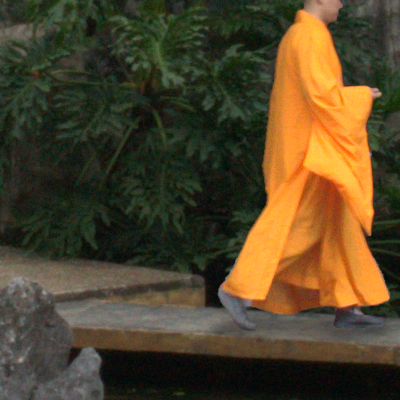
%> input picture features/saliency-map/fake00014.png, 400 x 400 px
$ octave fourier_transform.m   (GNU Octave 9; MATLAB toolbox functions it lacks are replaced by stand-ins)
%> lines starting %> are read from the running program, lines starting %| are printed output that depends on the picture
%% Object Fourier Transform

% clear all ; clc ; close all ;
% img1=imread('Object.tif');    %Read hologram image of Object
% img1=imread('person_fake.jpg');
img1=imread('fake00014.png');
%> img1 is the input picture: size 400x400x3 uint8; mean R, G, B 81.9, 68, 41.6
figure(1) ; imshow(img1) , title('Original Object hologram ')
img1=double(img1)/255;
%> img1: size 400x400x3 double
im2=fftshift(fft2(img1));              %Frequency spectrum of hologram
%im3=abs(im2);                         %Absolute of the FT
figure(2);imagesc(log(abs(im2)));
%> after `imagesc(log(abs(im2)))`:
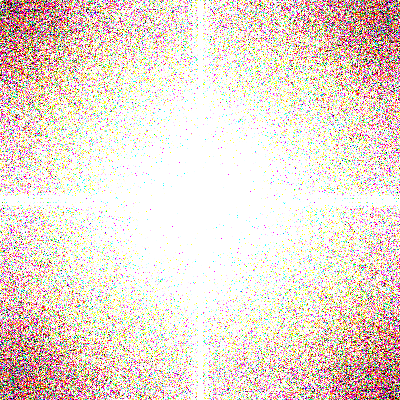
%> displayed picture: size 400x400x3, on the screen's scale of 0 to 255; mean R, G, B 234.4, 220.7, 210.9
[sy,sx]=size(im2);                   %Determining size of the array
%> sy = 400; sx = 1200
max_o=0;                              %Assuming maximum value of array as zero
for kk=1:sy                         %Scanning to find the position of maximum value of the array
    for mm=1:round(sx/2)-30         %Leave out the DC part
        vpix=im2(kk,mm);
        if vpix>max_o
            max_o=vpix;
            rw=kk;
            cl=mm;
        end;
    end;
end;
%> after the loop, cl = 201; max_o = 26074; rw = 201
wsize=50;                           %Size of the spectrum window
filt_spect_obj=im2(rw-wsize:rw+wsize,cl-wsize:cl+wsize);     %Filterd spetrcum containg the frequencies inside the window
shift_spect_obj=zeros(sy,sx);                               %Creating zero array having same size as hologram
shift_spect_obj(round(sy/2)-wsize:round(sy/2)+wsize,round(sx/2)-wsize:round(sx/2)+wsize)=filt_spect_obj;    %Placing the filtered wondow at teh center
figure(3);imagesc(log(abs(shift_spect_obj)));
%> after `imagesc(log(abs(shift_spect_obj)))`:
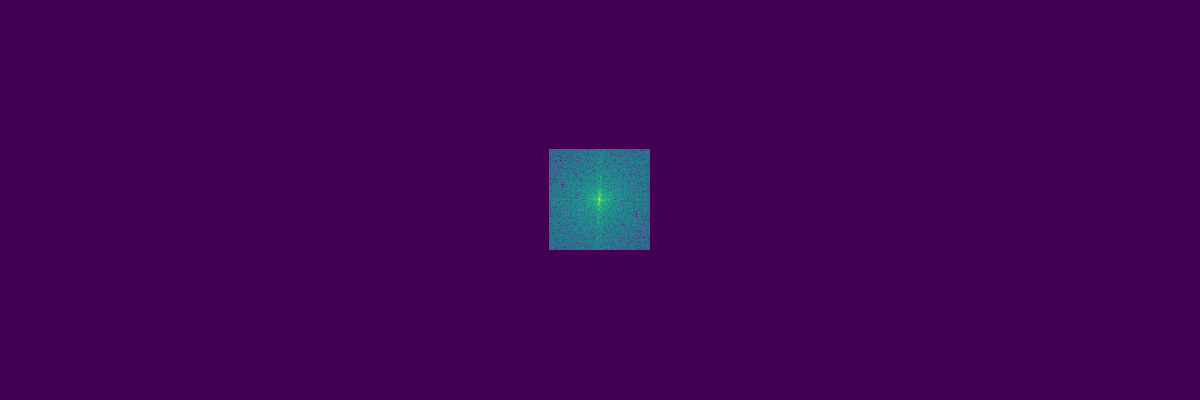
%> displayed picture: size 400x1200x3, on the screen's scale of 0 to 255; mean R, G, B 67.4, 3.6, 85.2
%% Inverse of Fourier Transform of Object
Inv_FF_obj = ifft2(shift_spect_obj);
figure(4);imagesc(log(abs(Inv_FF_obj)));
%> after `imagesc(log(abs(Inv_FF_obj)))`:
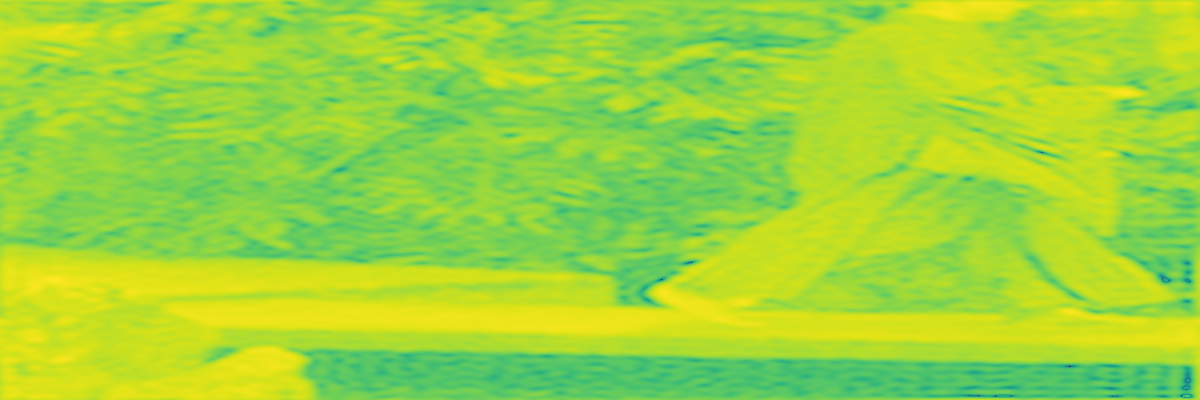
%> displayed picture: size 400x1200x3, on the screen's scale of 0 to 255; mean R, G, B 157.2, 215.8, 59.5
%% Reference Fourier Transform
%> (the run ends here)

$ run again, with features/saliency-map/1.png copied over features/saliency-map/fake00014.png
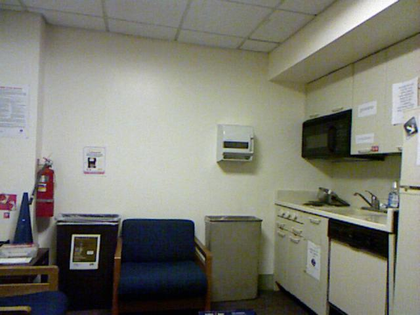
%> input picture features/saliency-map/1.png, 420 x 315 px, shrunk from 640 x 480 before the run
%> img1 is the input picture: size 315x420x3 uint8; mean R, G, B 125.1, 125.7, 115
%> img1: size 315x420x3 double
%> `imagesc(log(abs(im2)))`:
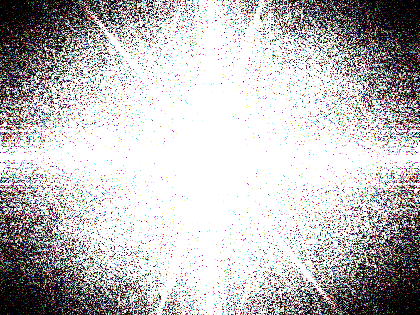
%> displayed picture: size 315x420x3, on the screen's scale of 0 to 255; mean R, G, B 190.9, 188.1, 189
%> after the loop `for kk=1:sy`: cl = 211; max_o = 59681; rw = 158
%> `imagesc(log(abs(Inv_FF_obj)))`:
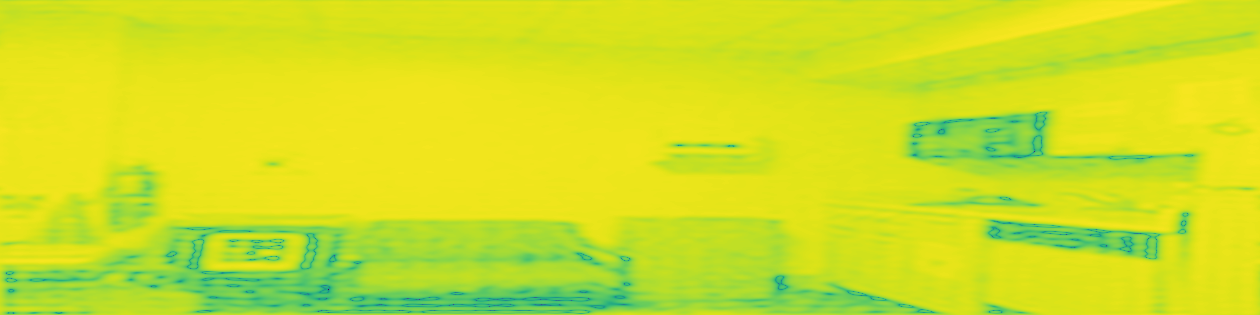
%> displayed picture: size 315x1260x3, on the screen's scale of 0 to 255; mean R, G, B 205.7, 223.9, 36
